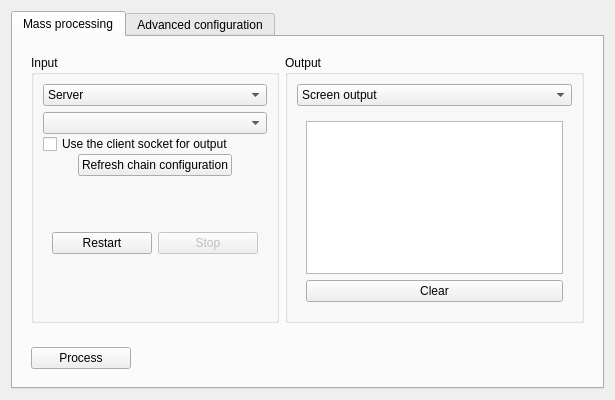
<?xml version="1.0" encoding="UTF-8"?>
<ui version="4.0">
 <comment>
  * Released as open source by NCC Group Plc - http://www.nccgroup.com/
  *
  * Developed by Gabriel Caudrelier, gabriel dot caudrelier at nccgroup dot com
  *
  * https://github.com/nccgroup/pip3line
  *
  * Released under AGPL see LICENSE for more information
</comment>
 <class>MassProcessingDialog</class>
 <widget class="QDialog" name="MassProcessingDialog">
  <property name="geometry">
   <rect>
    <x>0</x>
    <y>0</y>
    <width>566</width>
    <height>400</height>
   </rect>
  </property>
  <property name="windowTitle">
   <string>Mass processing</string>
  </property>
  <layout class="QVBoxLayout" name="verticalLayout_9">
   <item>
    <widget class="QWidget" name="processingWidget" native="true">
     <layout class="QVBoxLayout" name="verticalLayout_5">
      <property name="spacing">
       <number>0</number>
      </property>
      <property name="margin">
       <number>0</number>
      </property>
      <item>
       <widget class="QTabWidget" name="mainTabWidget">
        <property name="currentIndex">
         <number>0</number>
        </property>
        <widget class="QWidget" name="massProcess">
         <attribute name="title">
          <string>Mass processing</string>
         </attribute>
         <layout class="QVBoxLayout" name="verticalLayout_12">
          <item>
           <widget class="QWidget" name="confWidget" native="true">
            <layout class="QHBoxLayout" name="horizontalLayout">
             <item>
              <widget class="QGroupBox" name="inputGroupBox">
               <property name="title">
                <string>Input</string>
               </property>
               <layout class="QVBoxLayout" name="verticalLayout_2">
                <item>
                 <widget class="QComboBox" name="inputComboBox">
                  <property name="currentIndex">
                   <number>2</number>
                  </property>
                  <item>
                   <property name="text">
                    <string>Text File</string>
                   </property>
                  </item>
                  <item>
                   <property name="text">
                    <string>Manual input</string>
                   </property>
                  </item>
                  <item>
                   <property name="text">
                    <string>Server</string>
                   </property>
                  </item>
                 </widget>
                </item>
                <item>
                 <widget class="QWidget" name="inputfileWidget" native="true">
                  <layout class="QVBoxLayout" name="verticalLayout_3">
                   <property name="spacing">
                    <number>0</number>
                   </property>
                   <property name="margin">
                    <number>0</number>
                   </property>
                   <item>
                    <widget class="QStackedWidget" name="inputStackedWidget">
                     <property name="currentIndex">
                      <number>1</number>
                     </property>
                     <widget class="QWidget" name="textFileInputPage">
                      <layout class="QVBoxLayout" name="verticalLayout_6">
                       <property name="margin">
                        <number>0</number>
                       </property>
                       <item>
                        <widget class="QWidget" name="chooseInputFileWidget" native="true">
                         <property name="sizePolicy">
                          <sizepolicy hsizetype="Minimum" vsizetype="Maximum">
                           <horstretch>0</horstretch>
                           <verstretch>0</verstretch>
                          </sizepolicy>
                         </property>
                         <layout class="QFormLayout" name="formLayout_2">
                          <property name="fieldGrowthPolicy">
                           <enum>QFormLayout::ExpandingFieldsGrow</enum>
                          </property>
                          <property name="labelAlignment">
                           <set>Qt::AlignLeading|Qt::AlignLeft|Qt::AlignVCenter</set>
                          </property>
                          <property name="formAlignment">
                           <set>Qt::AlignRight|Qt::AlignTop|Qt::AlignTrailing</set>
                          </property>
                          <property name="horizontalSpacing">
                           <number>-1</number>
                          </property>
                          <item row="1" column="1">
                           <widget class="QLineEdit" name="inputFileLineEdit">
                            <property name="readOnly">
                             <bool>false</bool>
                            </property>
                           </widget>
                          </item>
                          <item row="1" column="0">
                           <widget class="QPushButton" name="inputFilePushButton">
                            <property name="sizePolicy">
                             <sizepolicy hsizetype="Maximum" vsizetype="Fixed">
                              <horstretch>0</horstretch>
                              <verstretch>0</verstretch>
                             </sizepolicy>
                            </property>
                            <property name="text">
                             <string>...</string>
                            </property>
                           </widget>
                          </item>
                         </layout>
                        </widget>
                       </item>
                       <item>
                        <widget class="QLabel" name="textInputFilelabel">
                         <property name="text">
                          <string>The input file will be read line by line (A &quot;line&quot; being OS dependant)</string>
                         </property>
                         <property name="wordWrap">
                          <bool>true</bool>
                         </property>
                        </widget>
                       </item>
                      </layout>
                     </widget>
                     <widget class="QWidget" name="serverPage">
                      <layout class="QVBoxLayout" name="verticalLayout">
                       <property name="spacing">
                        <number>0</number>
                       </property>
                       <property name="margin">
                        <number>0</number>
                       </property>
                       <item>
                        <widget class="QComboBox" name="serverTypeComboBox"/>
                       </item>
                       <item>
                        <widget class="QWidget" name="serverMgmt" native="true">
                         <layout class="QVBoxLayout" name="verticalLayout_7">
                          <property name="spacing">
                           <number>0</number>
                          </property>
                          <property name="margin">
                           <number>0</number>
                          </property>
                          <item>
                           <widget class="QCheckBox" name="useSocketForOutputcheckBox">
                            <property name="text">
                             <string>Use the client socket for output</string>
                            </property>
                           </widget>
                          </item>
                          <item alignment="Qt::AlignHCenter">
                           <widget class="QPushButton" name="refreshConfPushButton">
                            <property name="sizePolicy">
                             <sizepolicy hsizetype="Maximum" vsizetype="Fixed">
                              <horstretch>0</horstretch>
                              <verstretch>0</verstretch>
                             </sizepolicy>
                            </property>
                            <property name="text">
                             <string>Refresh chain configuration</string>
                            </property>
                           </widget>
                          </item>
                          <item>
                           <widget class="QWidget" name="serverButtonsWidget" native="true">
                            <layout class="QHBoxLayout" name="horizontalLayout_4">
                             <item>
                              <widget class="QPushButton" name="restartPushButton">
                               <property name="sizePolicy">
                                <sizepolicy hsizetype="Maximum" vsizetype="Fixed">
                                 <horstretch>0</horstretch>
                                 <verstretch>0</verstretch>
                                </sizepolicy>
                               </property>
                               <property name="minimumSize">
                                <size>
                                 <width>100</width>
                                 <height>0</height>
                                </size>
                               </property>
                               <property name="maximumSize">
                                <size>
                                 <width>100</width>
                                 <height>16777215</height>
                                </size>
                               </property>
                               <property name="text">
                                <string>Restart</string>
                               </property>
                              </widget>
                             </item>
                             <item>
                              <widget class="QPushButton" name="stopPushButton">
                               <property name="enabled">
                                <bool>false</bool>
                               </property>
                               <property name="sizePolicy">
                                <sizepolicy hsizetype="Maximum" vsizetype="Fixed">
                                 <horstretch>0</horstretch>
                                 <verstretch>0</verstretch>
                                </sizepolicy>
                               </property>
                               <property name="minimumSize">
                                <size>
                                 <width>100</width>
                                 <height>0</height>
                                </size>
                               </property>
                               <property name="maximumSize">
                                <size>
                                 <width>100</width>
                                 <height>16777215</height>
                                </size>
                               </property>
                               <property name="text">
                                <string>Stop</string>
                               </property>
                              </widget>
                             </item>
                            </layout>
                           </widget>
                          </item>
                         </layout>
                        </widget>
                       </item>
                      </layout>
                     </widget>
                     <widget class="QWidget" name="manualInputPage">
                      <layout class="QVBoxLayout" name="verticalLayout_8">
                       <property name="spacing">
                        <number>0</number>
                       </property>
                       <property name="margin">
                        <number>0</number>
                       </property>
                       <item>
                        <widget class="QPlainTextEdit" name="manuaInputPlainTextEdit"/>
                       </item>
                       <item>
                        <widget class="QLabel" name="manualLabel">
                         <property name="text">
                          <string>Input will be processed line by line</string>
                         </property>
                        </widget>
                       </item>
                      </layout>
                     </widget>
                    </widget>
                   </item>
                  </layout>
                 </widget>
                </item>
               </layout>
              </widget>
             </item>
             <item>
              <widget class="QGroupBox" name="outputGroupBox">
               <property name="title">
                <string>Output</string>
               </property>
               <layout class="QVBoxLayout" name="verticalLayout_4">
                <item>
                 <widget class="QComboBox" name="outputComboBox">
                  <property name="currentIndex">
                   <number>1</number>
                  </property>
                  <item>
                   <property name="text">
                    <string>Text File</string>
                   </property>
                  </item>
                  <item>
                   <property name="text">
                    <string>Screen output</string>
                   </property>
                  </item>
                 </widget>
                </item>
                <item>
                 <widget class="QStackedWidget" name="outputStackedWidget">
                  <property name="currentIndex">
                   <number>1</number>
                  </property>
                  <widget class="QWidget" name="textFileOutputPage">
                   <layout class="QVBoxLayout" name="verticalLayout_10">
                    <item>
                     <widget class="QWidget" name="outputfileWidget" native="true">
                      <layout class="QFormLayout" name="formLayout_3">
                       <property name="fieldGrowthPolicy">
                        <enum>QFormLayout::ExpandingFieldsGrow</enum>
                       </property>
                       <property name="rowWrapPolicy">
                        <enum>QFormLayout::DontWrapRows</enum>
                       </property>
                       <property name="labelAlignment">
                        <set>Qt::AlignLeading|Qt::AlignLeft|Qt::AlignVCenter</set>
                       </property>
                       <property name="formAlignment">
                        <set>Qt::AlignRight|Qt::AlignTop|Qt::AlignTrailing</set>
                       </property>
                       <item row="3" column="0">
                        <widget class="QPushButton" name="outputFileButton">
                         <property name="sizePolicy">
                          <sizepolicy hsizetype="Maximum" vsizetype="Fixed">
                           <horstretch>0</horstretch>
                           <verstretch>0</verstretch>
                          </sizepolicy>
                         </property>
                         <property name="text">
                          <string>...</string>
                         </property>
                        </widget>
                       </item>
                       <item row="3" column="1">
                        <widget class="QLineEdit" name="outputFileLineEdit">
                         <property name="sizePolicy">
                          <sizepolicy hsizetype="Expanding" vsizetype="Maximum">
                           <horstretch>0</horstretch>
                           <verstretch>0</verstretch>
                          </sizepolicy>
                         </property>
                         <property name="readOnly">
                          <bool>false</bool>
                         </property>
                        </widget>
                       </item>
                      </layout>
                     </widget>
                    </item>
                    <item>
                     <widget class="QLabel" name="textFileOutputLabel">
                      <property name="sizePolicy">
                       <sizepolicy hsizetype="Minimum" vsizetype="MinimumExpanding">
                        <horstretch>0</horstretch>
                        <verstretch>0</verstretch>
                       </sizepolicy>
                      </property>
                      <property name="text">
                       <string>Ouput blocks will be written one per line (A &quot;line&quot; being OS dependant)</string>
                      </property>
                      <property name="wordWrap">
                       <bool>true</bool>
                      </property>
                     </widget>
                    </item>
                    <item>
                     <widget class="QCheckBox" name="noOverWriteCheckBox">
                      <property name="sizePolicy">
                       <sizepolicy hsizetype="Minimum" vsizetype="MinimumExpanding">
                        <horstretch>0</horstretch>
                        <verstretch>0</verstretch>
                       </sizepolicy>
                      </property>
                      <property name="maximumSize">
                       <size>
                        <width>16777215</width>
                        <height>16777215</height>
                       </size>
                      </property>
                      <property name="toolTip">
                       <string>Do not overwrite the file, simply append the output to the end</string>
                      </property>
                      <property name="text">
                       <string>Append mode</string>
                      </property>
                     </widget>
                    </item>
                   </layout>
                  </widget>
                  <widget class="QWidget" name="screenOutPage">
                   <layout class="QVBoxLayout" name="verticalLayout_11">
                    <item>
                     <widget class="QPlainTextEdit" name="outputPlainTextEdit">
                      <property name="readOnly">
                       <bool>true</bool>
                      </property>
                     </widget>
                    </item>
                    <item>
                     <widget class="QPushButton" name="clearPushButton">
                      <property name="text">
                       <string>Clear</string>
                      </property>
                     </widget>
                    </item>
                   </layout>
                  </widget>
                 </widget>
                </item>
               </layout>
              </widget>
             </item>
            </layout>
           </widget>
          </item>
          <item>
           <widget class="QWidget" name="mngmtWidget" native="true">
            <layout class="QHBoxLayout" name="horizontalLayout_5">
             <item>
              <widget class="QPushButton" name="processingPushButton">
               <property name="maximumSize">
                <size>
                 <width>100</width>
                 <height>16777215</height>
                </size>
               </property>
               <property name="layoutDirection">
                <enum>Qt::LeftToRight</enum>
               </property>
               <property name="text">
                <string>Process</string>
               </property>
              </widget>
             </item>
             <item>
              <widget class="QLabel" name="statsLabel">
               <property name="text">
                <string/>
               </property>
               <property name="alignment">
                <set>Qt::AlignLeading|Qt::AlignLeft|Qt::AlignVCenter</set>
               </property>
              </widget>
             </item>
            </layout>
           </widget>
          </item>
         </layout>
        </widget>
        <widget class="QWidget" name="serversConf">
         <attribute name="title">
          <string>Advanced configuration</string>
         </attribute>
         <layout class="QHBoxLayout" name="horizontalLayout_2">
          <item>
           <widget class="QWidget" name="widget" native="true">
            <layout class="QVBoxLayout" name="verticalLayout_14">
             <item>
              <widget class="QGroupBox" name="tcpUdpgroupBox">
               <property name="title">
                <string>Tcp server</string>
               </property>
               <layout class="QFormLayout" name="formLayout">
                <item row="0" column="0">
                 <widget class="QLabel" name="tcpBindingLabel">
                  <property name="text">
                   <string>Binding address</string>
                  </property>
                 </widget>
                </item>
                <item row="0" column="1">
                 <widget class="QComboBox" name="ipsComboBox">
                  <property name="editable">
                   <bool>true</bool>
                  </property>
                 </widget>
                </item>
                <item row="2" column="0">
                 <widget class="QLabel" name="tcpPortLabel">
                  <property name="text">
                   <string>Port</string>
                  </property>
                 </widget>
                </item>
                <item row="2" column="1">
                 <widget class="QSpinBox" name="portSpinBox">
                  <property name="minimum">
                   <number>1</number>
                  </property>
                  <property name="maximum">
                   <number>65535</number>
                  </property>
                  <property name="value">
                   <number>45632</number>
                  </property>
                 </widget>
                </item>
                <item row="1" column="1">
                 <widget class="QPushButton" name="refreshIPsPushButton">
                  <property name="text">
                   <string>Refresh IPs</string>
                  </property>
                 </widget>
                </item>
               </layout>
              </widget>
             </item>
             <item>
              <widget class="QGroupBox" name="localSocketGroupBox">
               <property name="title">
                <string>Local socket</string>
               </property>
               <layout class="QFormLayout" name="formLayout_4">
                <property name="fieldGrowthPolicy">
                 <enum>QFormLayout::ExpandingFieldsGrow</enum>
                </property>
                <item row="0" column="0">
                 <widget class="QLabel" name="pipeLabel">
                  <property name="text">
                   <string>Name</string>
                  </property>
                 </widget>
                </item>
                <item row="0" column="1">
                 <widget class="QLineEdit" name="pipeNameLineEdit">
                  <property name="text">
                   <string>/tmp/pmass</string>
                  </property>
                 </widget>
                </item>
               </layout>
              </widget>
             </item>
             <item>
              <widget class="QLabel" name="serverCommentlabel">
               <property name="text">
                <string>Servers parameters will only take effect after a server restart</string>
               </property>
               <property name="wordWrap">
                <bool>true</bool>
               </property>
              </widget>
             </item>
             <item>
              <spacer name="verticalSpacer_2">
               <property name="orientation">
                <enum>Qt::Vertical</enum>
               </property>
               <property name="sizeHint" stdset="0">
                <size>
                 <width>20</width>
                 <height>40</height>
                </size>
               </property>
              </spacer>
             </item>
            </layout>
           </widget>
          </item>
          <item>
           <widget class="QGroupBox" name="generalGroupBox">
            <property name="title">
             <string>General configuration</string>
            </property>
            <layout class="QVBoxLayout" name="verticalLayout_13">
             <item>
              <widget class="QCheckBox" name="keepSynchronizedCheckBox">
               <property name="toolTip">
                <string>&lt;html&gt;&lt;head/&gt;&lt;body&gt;&lt;p&gt;Keep the transform chain used in sync with the tab this dialog originate from.&lt;/p&gt;&lt;p&gt;&lt;br/&gt;&lt;/p&gt;&lt;/body&gt;&lt;/html&gt;</string>
               </property>
               <property name="text">
                <string>Keep the transform chain  updated</string>
               </property>
               <property name="checked">
                <bool>true</bool>
               </property>
              </widget>
             </item>
             <item>
              <widget class="QCheckBox" name="logsCheckBox">
               <property name="toolTip">
                <string>&lt;html&gt;&lt;head/&gt;&lt;body&gt;&lt;p&gt;Enabling this will send all log messages emitted to be printed in the main window logs.&lt;/p&gt;&lt;p&gt;&lt;span style=&quot; font-weight:600;&quot;&gt;WARNING&lt;/span&gt;: this may freeze the GUI if too many messages are send.&lt;/p&gt;&lt;/body&gt;&lt;/html&gt;</string>
               </property>
               <property name="text">
                <string>Send logs to main window</string>
               </property>
              </widget>
             </item>
             <item>
              <widget class="QCheckBox" name="decodeCheckBox">
               <property name="text">
                <string>Decode input from Base64 (RFC 2045)</string>
               </property>
              </widget>
             </item>
             <item>
              <widget class="QCheckBox" name="encodeCheckBox">
               <property name="text">
                <string>Encode output with Base64 (RFC2045)</string>
               </property>
              </widget>
             </item>
             <item>
              <widget class="QLabel" name="label">
               <property name="text">
                <string>It is recommended to use base64 to avoid parsing issues</string>
               </property>
               <property name="alignment">
                <set>Qt::AlignCenter</set>
               </property>
               <property name="wordWrap">
                <bool>true</bool>
               </property>
              </widget>
             </item>
             <item>
              <widget class="QWidget" name="separatorWidget" native="true">
               <layout class="QHBoxLayout" name="horizontalLayout_3">
                <item>
                 <widget class="QLabel" name="separatorLabel">
                  <property name="text">
                   <string>Block sepatator</string>
                  </property>
                 </widget>
                </item>
                <item>
                 <widget class="QLineEdit" name="separatorLineEdit">
                  <property name="enabled">
                   <bool>false</bool>
                  </property>
                  <property name="maximumSize">
                   <size>
                    <width>30</width>
                    <height>16777215</height>
                   </size>
                  </property>
                  <property name="inputMask">
                   <string>HH; </string>
                  </property>
                  <property name="text">
                   <string>0a</string>
                  </property>
                  <property name="maxLength">
                   <number>2</number>
                  </property>
                 </widget>
                </item>
               </layout>
              </widget>
             </item>
             <item>
              <spacer name="verticalSpacer">
               <property name="orientation">
                <enum>Qt::Vertical</enum>
               </property>
               <property name="sizeHint" stdset="0">
                <size>
                 <width>20</width>
                 <height>40</height>
                </size>
               </property>
              </spacer>
             </item>
            </layout>
           </widget>
          </item>
         </layout>
        </widget>
       </widget>
      </item>
     </layout>
    </widget>
   </item>
  </layout>
 </widget>
 <resources/>
 <connections/>
</ui>
